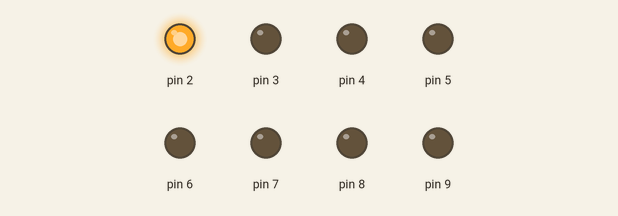
The sketch below on a simulated Arduino Uno, built with avr-gcc and run on an emulated ATmega328P. On the bench: output pins drawn as LEDs (lit = HIGH).

Above: at 0.05 s.
At 0.45 s:
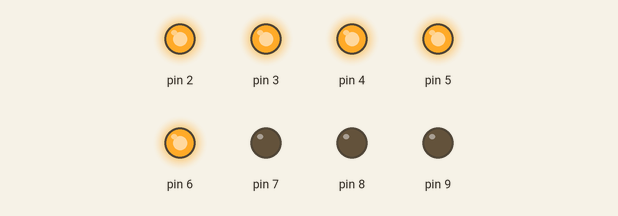
At 0.85 s:
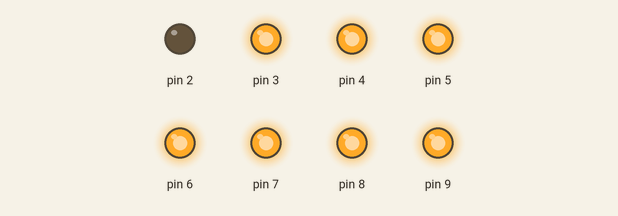
At 1.75 s:
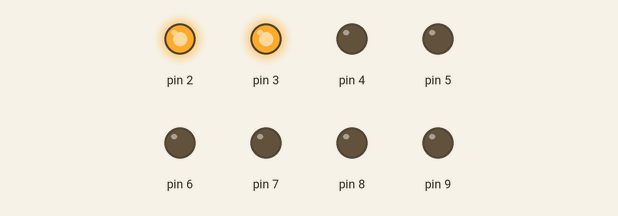
At 2.65 s:
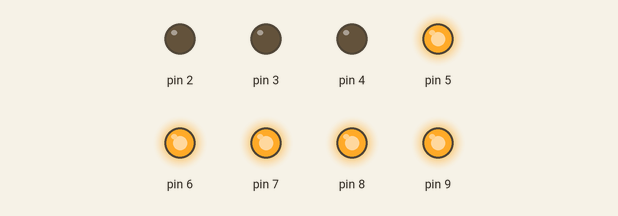
At 3.55 s:
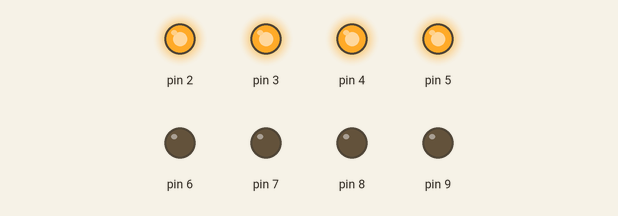
Timing chart, 0 to 3.9 s (numbered marks = the images above):
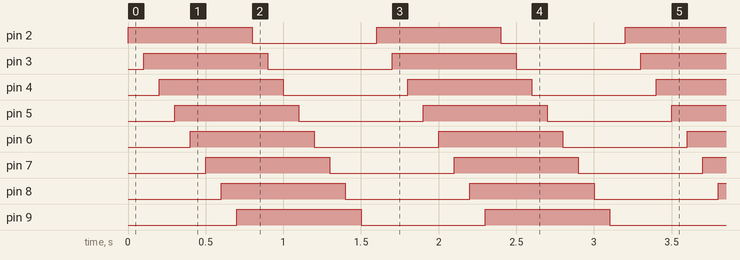

The sketch:

ShiftRegister.ino
```cpp
/*
 */

const int PRIMEIRO = 2;
const int ULTIMO = 2+7;
const int DELAY = 100;

void setup() {
  for(int i = PRIMEIRO; i <= ULTIMO; i++)
    pinMode(i, OUTPUT);
}

void loop() {
  for(int i = PRIMEIRO; i <= ULTIMO; i++) {
    digitalWrite(i, HIGH);   // set the LED on
    delay(DELAY);
  }
  for(int i = PRIMEIRO; i <= ULTIMO; i++) {
    digitalWrite(i, LOW);   // set the LED on
    delay(DELAY);
  }
}
```

Measured:
- by itself, pin 2–9: alternates HIGH for 0.80 s and LOW for 0.80 s
- by itself, everything shown: repeats every 1.6 s, in 16 steps
